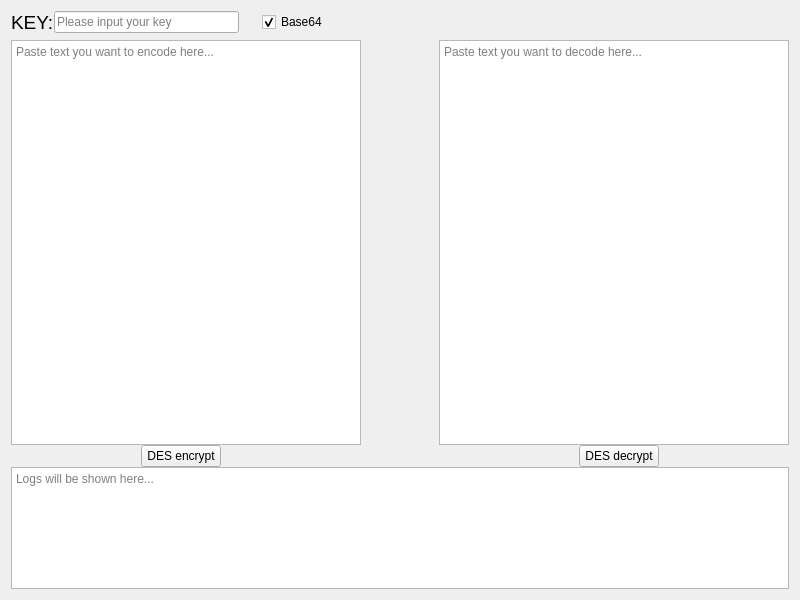
<?xml version="1.0" encoding="UTF-8"?>
<ui version="4.0">
 <class>MainWindow</class>
 <widget class="QMainWindow" name="MainWindow">
  <property name="geometry">
   <rect>
    <x>0</x>
    <y>0</y>
    <width>800</width>
    <height>600</height>
   </rect>
  </property>
  <property name="windowTitle">
   <string>DES Crypto</string>
  </property>
  <property name="styleSheet">
   <string notr="true">MainWindow{
background-color: rgb(178, 178, 178);
}</string>
  </property>
  <widget class="QWidget" name="centralWidget">
   <layout class="QGridLayout" name="gridLayout">
    <property name="spacing">
     <number>0</number>
    </property>
    <item row="0" column="0">
     <layout class="QVBoxLayout" name="verticalLayout_2">
      <item>
       <layout class="QHBoxLayout" name="horizontalLayout_3" stretch="1,8,1,2,20">
        <property name="spacing">
         <number>0</number>
        </property>
        <item>
         <widget class="QLabel" name="label">
          <property name="font">
           <font>
            <pointsize>14</pointsize>
           </font>
          </property>
          <property name="text">
           <string>KEY:</string>
          </property>
         </widget>
        </item>
        <item>
         <widget class="QLineEdit" name="keyText">
          <property name="placeholderText">
           <string>Please input your key</string>
          </property>
         </widget>
        </item>
        <item>
         <spacer name="horizontalSpacer_6">
          <property name="orientation">
           <enum>Qt::Horizontal</enum>
          </property>
          <property name="sizeHint" stdset="0">
           <size>
            <width>40</width>
            <height>20</height>
           </size>
          </property>
         </spacer>
        </item>
        <item>
         <widget class="QCheckBox" name="checkBase64">
          <property name="text">
           <string>Base64</string>
          </property>
          <property name="checked">
           <bool>true</bool>
          </property>
         </widget>
        </item>
        <item>
         <spacer name="horizontalSpacer_5">
          <property name="orientation">
           <enum>Qt::Horizontal</enum>
          </property>
          <property name="sizeHint" stdset="0">
           <size>
            <width>40</width>
            <height>20</height>
           </size>
          </property>
         </spacer>
        </item>
       </layout>
      </item>
      <item>
       <layout class="QVBoxLayout" name="verticalLayout" stretch="10,1,3">
        <property name="spacing">
         <number>0</number>
        </property>
        <item>
         <layout class="QHBoxLayout" name="horizontalLayout" stretch="18,4,18">
          <property name="spacing">
           <number>0</number>
          </property>
          <item>
           <widget class="QTextEdit" name="encryptText">
            <property name="html">
             <string>&lt;!DOCTYPE HTML PUBLIC &quot;-//W3C//DTD HTML 4.0//EN&quot; &quot;http://www.w3.org/TR/REC-html40/strict.dtd&quot;&gt;
&lt;html&gt;&lt;head&gt;&lt;meta name=&quot;qrichtext&quot; content=&quot;1&quot; /&gt;&lt;style type=&quot;text/css&quot;&gt;
p, li { white-space: pre-wrap; }
&lt;/style&gt;&lt;/head&gt;&lt;body style=&quot; font-family:'.SF NS Text'; font-size:13pt; font-weight:400; font-style:normal;&quot;&gt;
&lt;p style=&quot;-qt-paragraph-type:empty; margin-top:0px; margin-bottom:0px; margin-left:0px; margin-right:0px; -qt-block-indent:0; text-indent:0px;&quot;&gt;&lt;br /&gt;&lt;/p&gt;&lt;/body&gt;&lt;/html&gt;</string>
            </property>
            <property name="acceptRichText">
             <bool>false</bool>
            </property>
            <property name="placeholderText">
             <string>Paste text you want to encode here...</string>
            </property>
           </widget>
          </item>
          <item>
           <spacer name="horizontalSpacer">
            <property name="orientation">
             <enum>Qt::Horizontal</enum>
            </property>
            <property name="sizeHint" stdset="0">
             <size>
              <width>40</width>
              <height>20</height>
             </size>
            </property>
           </spacer>
          </item>
          <item>
           <widget class="QTextEdit" name="decryptText">
            <property name="acceptRichText">
             <bool>false</bool>
            </property>
            <property name="placeholderText">
             <string>Paste text you want to decode here...</string>
            </property>
           </widget>
          </item>
         </layout>
        </item>
        <item>
         <layout class="QHBoxLayout" name="horizontalLayout_2" stretch="4,1,11,1,4">
          <property name="spacing">
           <number>0</number>
          </property>
          <item>
           <spacer name="horizontalSpacer_3">
            <property name="orientation">
             <enum>Qt::Horizontal</enum>
            </property>
            <property name="sizeHint" stdset="0">
             <size>
              <width>40</width>
              <height>20</height>
             </size>
            </property>
           </spacer>
          </item>
          <item>
           <widget class="QPushButton" name="pB_encrypt">
            <property name="text">
             <string>DES encrypt</string>
            </property>
           </widget>
          </item>
          <item>
           <spacer name="horizontalSpacer_2">
            <property name="orientation">
             <enum>Qt::Horizontal</enum>
            </property>
            <property name="sizeHint" stdset="0">
             <size>
              <width>40</width>
              <height>20</height>
             </size>
            </property>
           </spacer>
          </item>
          <item>
           <widget class="QPushButton" name="pB_decrypt">
            <property name="text">
             <string>DES decrypt</string>
            </property>
           </widget>
          </item>
          <item>
           <spacer name="horizontalSpacer_4">
            <property name="orientation">
             <enum>Qt::Horizontal</enum>
            </property>
            <property name="sizeHint" stdset="0">
             <size>
              <width>40</width>
              <height>20</height>
             </size>
            </property>
           </spacer>
          </item>
         </layout>
        </item>
        <item>
         <widget class="QTextEdit" name="logText">
          <property name="readOnly">
           <bool>true</bool>
          </property>
          <property name="placeholderText">
           <string>Logs will be shown here...</string>
          </property>
         </widget>
        </item>
       </layout>
      </item>
     </layout>
    </item>
   </layout>
  </widget>
 </widget>
 <layoutdefault spacing="6" margin="11"/>
 <resources/>
 <connections/>
</ui>
